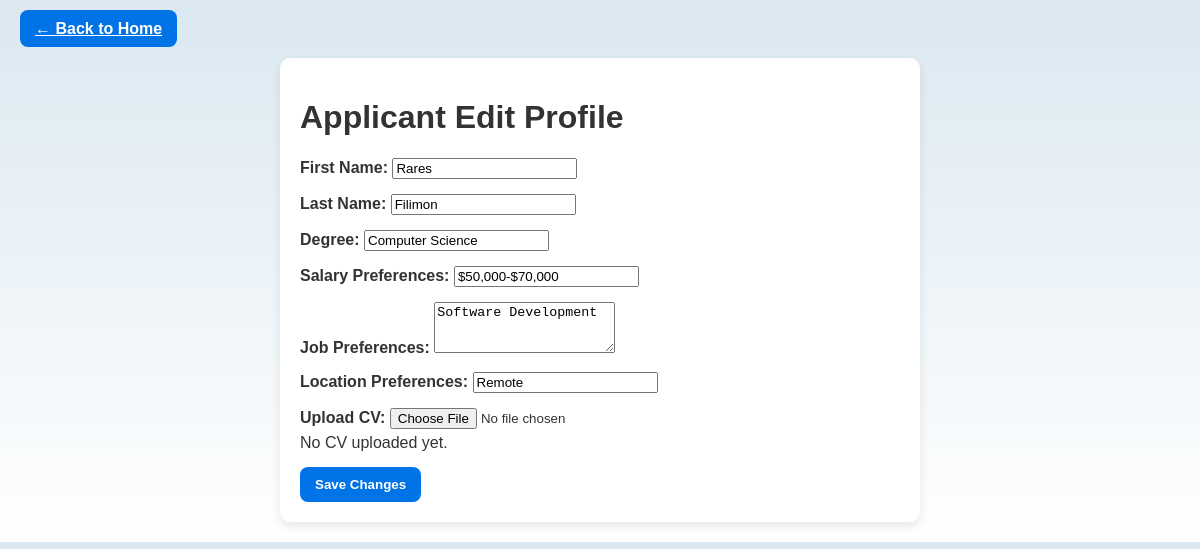
Page /applicants_edit_profile/ (signed in) on the committed database.
### tutorials/models/user_model.py (models this page shows, shortened)
class User(AbstractUser):
    username = models.CharField(
        max_length=30,
        unique=True,
        validators=[RegexValidator(
            regex=r'^@\w{3,}$',
            message='Username must consist of @ followed by at least three alphanumericals'
        )]
    )
    first_name = models.CharField(max_length=50, blank=False)
    last_name = models.CharField(max_length=50, blank=False)
    email = models.EmailField(unique=True, blank=False)
    ROLE_CHOICES = [
        ('Employer', 'Employer'),
        ('Applicant', 'Applicant'),
        ('Admin', 'Admin')
    ]
    role = models.CharField(max_length=20, choices=ROLE_CHOICES)
    class Meta:
        ordering = ['last_name', 'first_name']

### tutorials/models/applicants_models.py (models this page shows, shortened)
class Applicant(models.Model):
    user = models.OneToOneField(User, on_delete=models.CASCADE)
    degree = models.CharField(max_length=255, blank=True, null=True)
    cv = models.FileField(upload_to='uploads/cv/', blank=True, null=True)
    salary_preferences = models.CharField(max_length=100, blank=True)
    job_preferences = models.TextField(blank=True)
    location_preferences = models.CharField(max_length=150, blank=True)

### tutorials/views/applicant_views.py (the view)
# urls.py: path('applicants_edit_profile/', applicants_edit_profile, name='applicants-edit-profile'),
@applicant_only
@login_required
def applicants_edit_profile(request):
    applicant = get_object_or_404(Applicant, user=request.user)
    if request.method == 'POST':
        form = ApplicantForm(request.POST, request.FILES, instance=applicant, user=request.user)
        if form.is_valid():
            form.save()
            messages.success(request, "Your changes have been saved.")
            return redirect('applicants-edit-profile')
        else:
            messages.error(request, "Please fix the errors below.")
    else:
        form = ApplicantForm(instance=applicant, user=request.user)
    return render(request, 'applicants_edit_profile.html', {
        'form': form,
        'applicant': applicant,
    })

### tutorials/templates/applicants_edit_profile.html (shortened to what this page needs)
{% load static %}
<!DOCTYPE html>
<html lang="en">
<head>
    <link rel="stylesheet" href="{% static 'css/applicants_edit_profile.css' %}">
</head>
<body>
    <div class="navigation">
        <a href="{% url 'applicants-home-page' %}" class="button">← Back to Home</a>
    </div>
    <div class="container">
        <h1>Applicant Edit Profile</h1>
        <form method="POST" enctype="multipart/form-data">
            <div class="field">
                <label for="id_first_name">First Name:</label>
                {{ form.first_name }}
            </div>
            <div class="field">
                <label for="id_last_name">Last Name:</label>
                {{ form.last_name }}
            </div>
            <div class="field">
                <label for="id_degree">Degree:</label>
                <input
                    type="text"
                    id="id_degree"
                    name="degree"
                    value="{{ applicant.degree|default_if_none:'' }}"
                />
            </div>
            <div class="field">
                <label for="id_salary_preferences">Salary Preferences:</label>
                <input
                    type="text"
                    id="id_salary_preferences"
                    name="salary_preferences"
                    value="{{ applicant.salary_preferences|default_if_none:'' }}"
                />
            </div>
            <div class="field">
                <label for="id_job_preferences">Job Preferences:</label>
                <textarea
                    id="id_job_preferences"
                    name="job_preferences"
                    rows="3"
                >{{ applicant.job_preferences|default_if_none:'' }}</textarea>
            </div>
            <div class="field">
                <label for="id_location_preferences">Location Preferences:</label>
                <input
                    type="text"
                    id="id_location_preferences"
                    name="location_preferences"
                    value="{{ applicant.location_preferences|default_if_none:'' }}"
                />
            </div>
            <div class="field">
                <label for="id_cv">Upload CV:</label>
                <input type="file" name="cv" id="id_cv">
                {% if applicant.cv %}
                    <p>Uploaded CV:
                        <a href="{{ applicant.cv.url }}" target="_blank">Download CV</a>
                    </p>
                {% else %}
                    <p>No CV uploaded yet.</p>
                {% endif %}
            </div>
            <button type="submit" class="button">Save Changes</button>
        </form>
    </div>
</body>
</html>

### static/css/applicants_edit_profile.css (style rules this page uses)
body { font-family: Arial, sans-serif; margin: 0; padding: 20px; background: linear-gradient(to bottom, #dbe8f1, #ffffff); color: #333; }
.navigation { margin-bottom: 20px; }
.container { max-width: 600px; margin: 0 auto; background: #fff; padding: 20px; border-radius: 10px; box-shadow: 0 4px 10px rgba(0, 0, 0, 0.1); }
.field { margin-bottom: 15px; }
.field label { font-weight: bold; }
.field p { margin: 5px 0; font-size: 1em; }
.button { background-color: #0073e6; color: white; padding: 10px 15px; border: none; border-radius: 8px; cursor: pointer; font-weight: bold; }

### rows in the picture
User: first_name "Rares", last_name "Filimon"
Applicant: degree "Computer Science", salary_preferences "$50,000-$70,000", job_preferences "Software Development", location_preferences "Remote"
